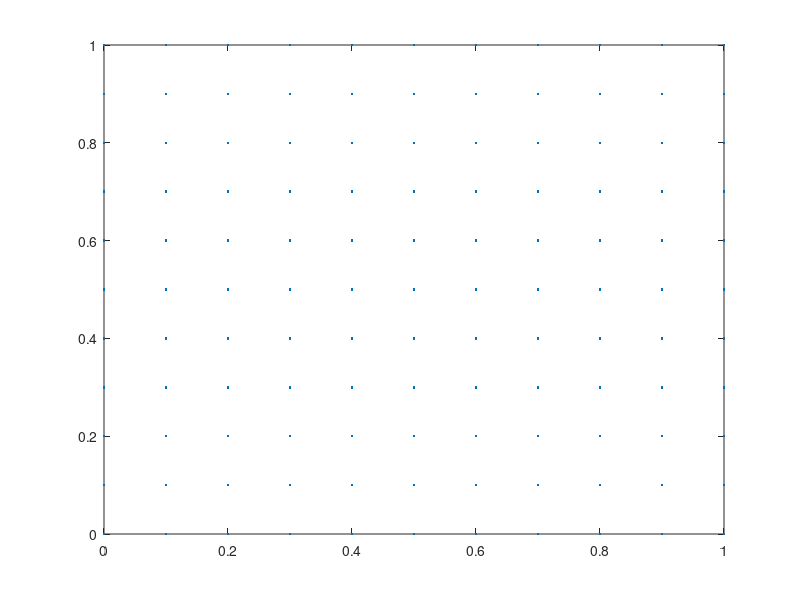

Here is the MATLAB script that generated this plot:
h = 1/10;
x=0:h:1; M=length(x);

% % Double for-loops
% for i =1:length(x)
%     for j = 1:length(x)
%         N(length(x)*(i-1)+j, 1:2)=[(i-1)*h (j-1)*h];
%     end
% end
% plot(N(:,1),N(:,2),".")

% % Single for-loops
% for i =1:M
%     N1(M*(i-1)+1: M*i, 1:2)=[(i-1)*h*ones(M,1) x'];
% end
% plot(N1(:,1),N1(:,2),".")

% 2-lines
col = repmat(x, 1, M);
row = reshape(repmat(x, M, 1), [numel(repmat(x, M, 1)), 1]);
plot(row, col, ".")

% A matrix
A = sparse(M, M);

B = diag(ones(1,M));
C = diag(-ones(1,M-1),1);
D = diag(-ones(1,M-1),-1);

A = (2*B+C+D)/h;